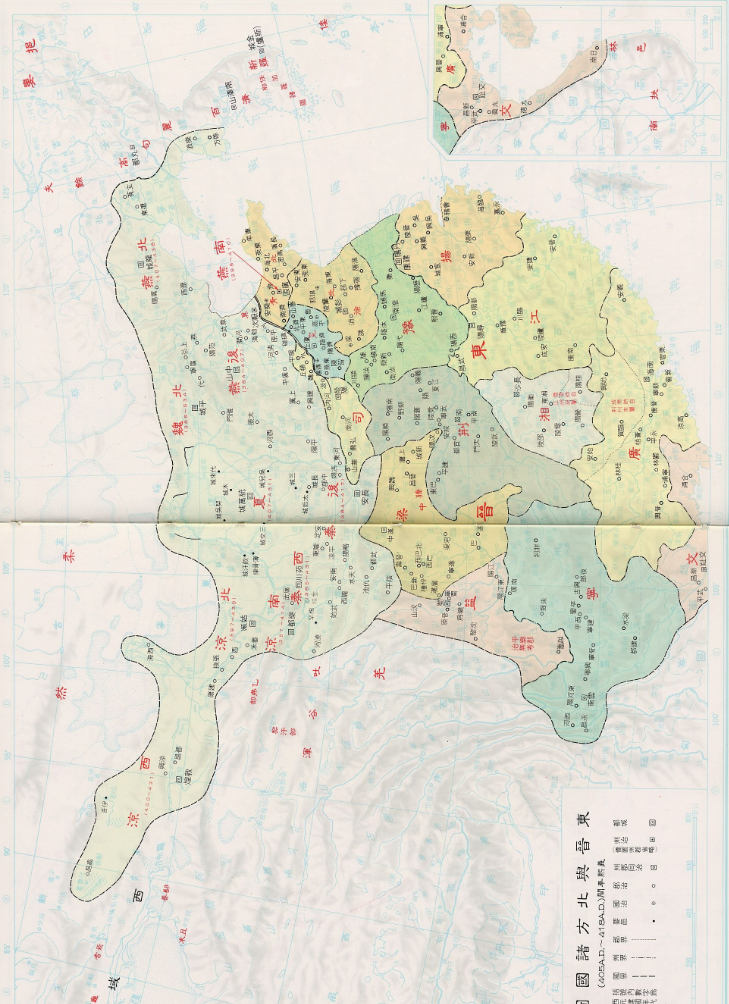
#> input picture image/2222.jpg, 729 x 1004 px
$ python dsa.py
#> lines starting #> are read from the running program, lines starting #| are printed output that depends on the picture
import cv2 as cv
import numpy as np
from matplotlib import pyplot as plt

# 计算灰度直方图
def calcGrayHist(grayimage):
    # 灰度图像矩阵的高，宽
    rows, cols = grayimage.shape

    # 存储灰度直方图
    grayHist = np.zeros([256], np.uint64)
    for r in range(rows):
        for c in range(cols):
            grayHist[grayimage[r][c]] += 1

    return grayHist

# 阈值分割：直方图技术法
def threshTwoPeaks(image):

    #转换为灰度图
    if len(image.shape) == 2:
        gray = image
    else:
        gray = cv.cvtColor(image, cv.COLOR_BGR2GRAY)

    # 计算灰度直方图
    histogram = calcGrayHist(gray)
    # 寻找灰度直方图的最大峰值对应的灰度值
    # for k in range(1,255):
    #     if histogram[k] > histogram[k-1] and histogram[k] > histogram[k+1]:
    peak_set = 0
    # print(maxLoc)
    total = gray.size
    top = 0
    for k in range(254,0,-1):
        top += histogram[k]
        if (top/total)>=0.005:
            break
    peak_set = k

    print('双峰为：',peak_set)

    # 找到两个峰值之间的最小值对应的灰度值，作为阈值

    thresh = peak_set + 2
    # 找到阈值之后进行阈值处理，得到二值图
    threshImage_out = gray.copy()
    # 大于阈值的都设置为255
    threshImage_out[threshImage_out > thresh] = 255
    threshImage_out[threshImage_out <= thresh] = 0
    return thresh, threshImage_out

if __name__ == "__main__":

    img = cv.imread('./image/2222.jpg')
#> img is the input picture: shape (1004, 729, 3); mean B, G, R 209.3, 222.6, 224.9
    #img = cv.imread('2.png')
    img_gray = cv.cvtColor(img, cv.COLOR_RGB2GRAY)
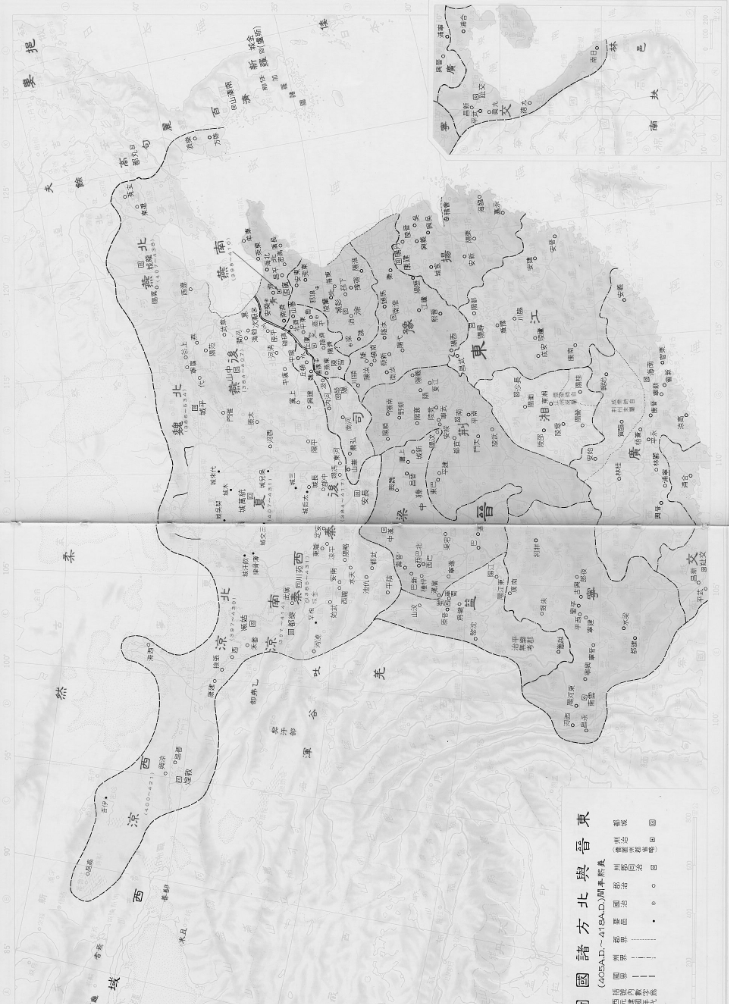
#> img_gray: shape (1004, 729); min 9, max 248, mean 218.9

    #灰度直方图曲线
    hist = cv.calcHist([img_gray], [0], None, [256], [0, 255]) #对图像像素的统计分布，它统计了每个像素（0到L-1）的数量。
#> hist = 256 values, max 56295 at index 234, min 0 at index 0, mean 2859
    plt.plot(hist)
    plt.show()
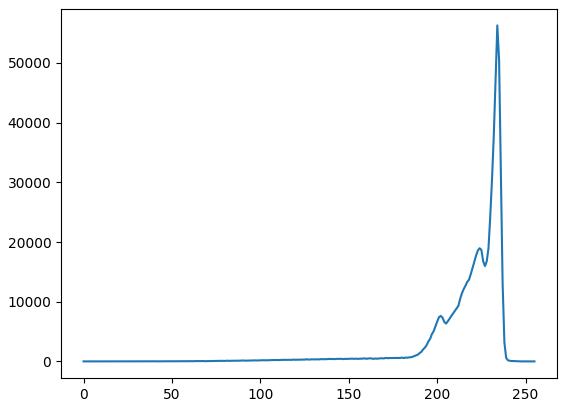
#> figure drawn by matplotlib, 1 panel; curve peaks at x = 234, y = 56295

    #灰度直方图
    plt.hist(img_gray.ravel(), 256), plt.title('hist') #ravel()方法将数组维度拉成一维数组
    # plt.show()
    plt.savefig('1_hist.png')
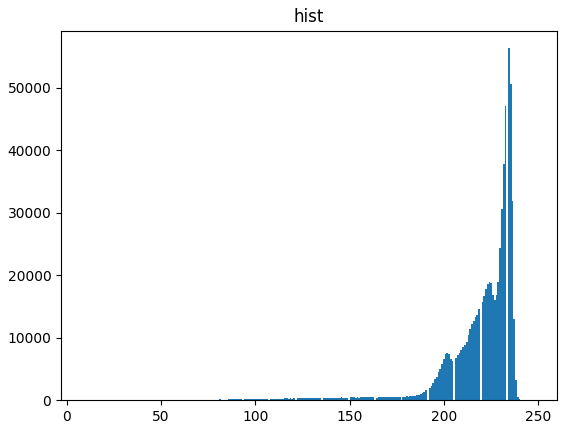
#> figure drawn by matplotlib, 1 panel; tallest bar 56295 high, from x = 234 to 234.9

    thresh, img_sep = threshTwoPeaks(img)
#> in threshTwoPeaks, `histogram = calcGrayHist(gray)`: histogram = 256 values, max 50721 at index 236, min 0 at index 0, mean 2859
#> the loop in threshTwoPeaks, `for k in range(254,0,-1):` made 15 passes
#> top on passes 1 to 12: 0, 0, 0, 0, 1, 7, 30, 58, 111, 183, 284, 430
#> after the loop in threshTwoPeaks, `for k in range(254,0,-1):`: top = 6905
#> in threshTwoPeaks, `threshImage_out[threshImage_out > thresh] = 255`: threshImage_out: shape (1004, 729); min 9, max 255, mean 221.8
#> in threshTwoPeaks, `threshImage_out[threshImage_out <= thresh] = 0`:
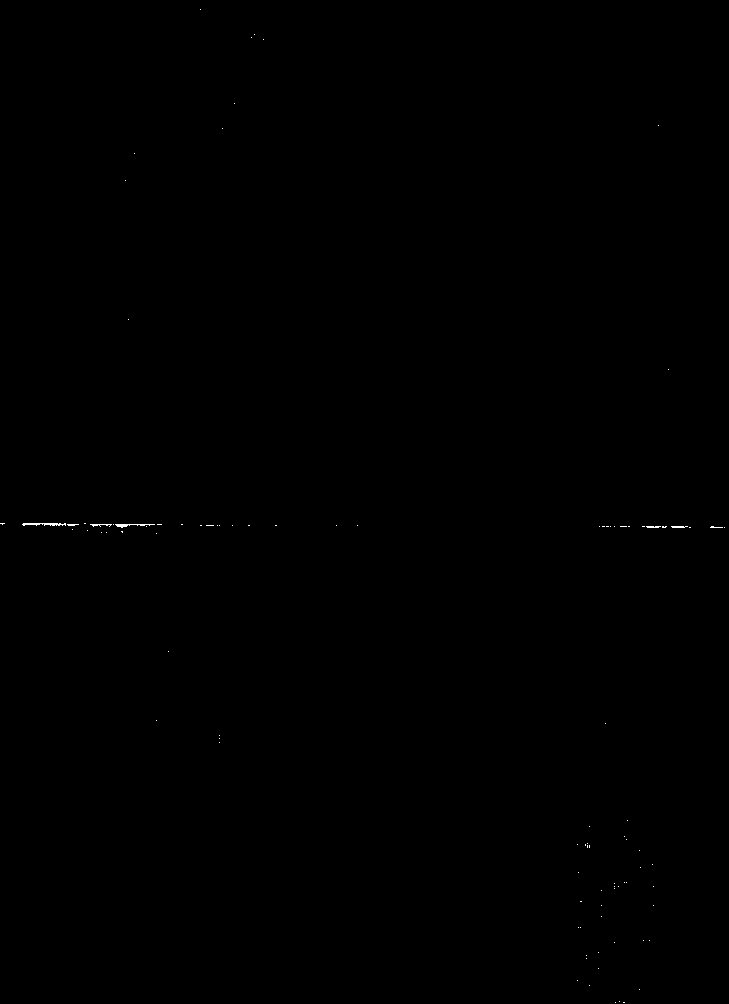
#> threshImage_out: shape (1004, 729); 0.06% white in thin lines or dots
#> thresh = 242
    print('灰度阈值为:',thresh)
#| 灰度阈值为: 242

    cv.imwrite('1_sep.png', img_sep)
    # cv.imwrite('2_sep.png', img_sep)
